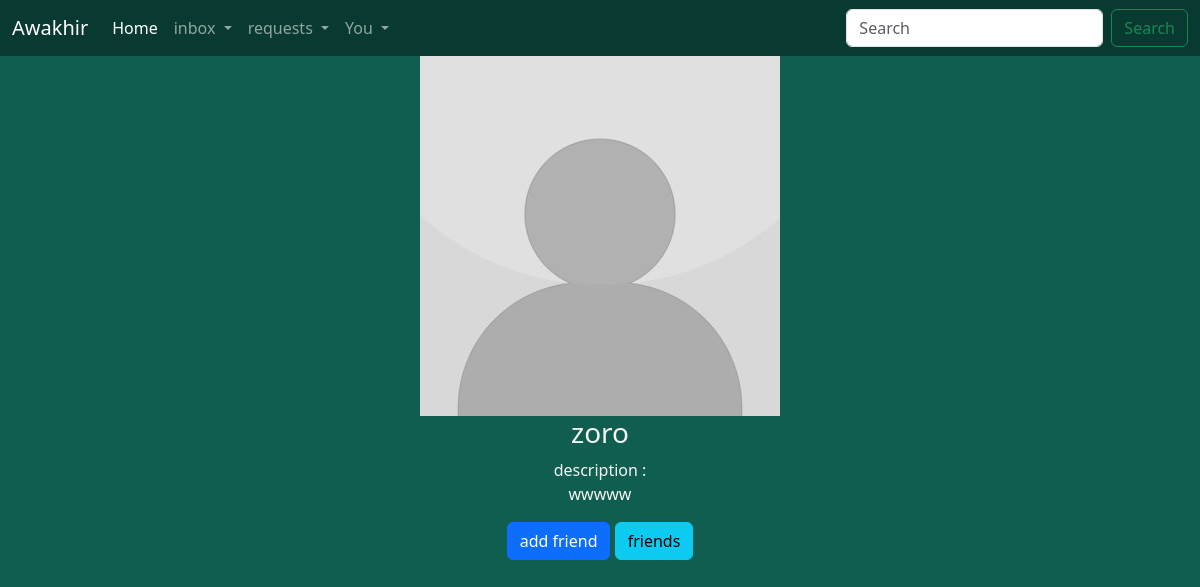
The app's page /account/zoro (signed in) with its own data.
### main/models.py (models this page shows)
class User(AbstractUser):
    image = models.ImageField(default="default.jpg")
    bio = models.TextField(blank=True,null=True)
    friends = models.ManyToManyField('self')
    saves = models.ManyToManyField('Post',related_name="saved_posts")

### main/views.py (the view)
# urls.py: path("account/<str:name>",views.others,name="others_profile"),
@login_required(login_url="/login")
def others(request,name):
    var = 'add friend'
    user = models.User.objects.get(username =name)
    if user.id == request.user.id :
        return redirect("/profile")
    if user in request.user.friends.all():
        var = "unfriend"
        return render(request,"others.html",{"user":user,"var":var})
    try:
        x = request.user.send.get(rec = user)
        var = "cancel request"
        return render(request,"others.html",{"user":user,"var":var})
    except models.Requests.DoesNotExist:
        pass
    try:
        x = request.user.rcvd.get(send = user)
        var = "accept request"
        return render(request,"others.html",{"user":user,"var":var})
    except models.Requests.DoesNotExist:
        pass
    return render(request,"others.html",{"user":user,"var":var})

### main/templates/others.html (shortened to what this page needs)
{% extends 'base.html' %}
{% block body %}
{% load static %}
<div id="profile">
    <img src="{{user.image.url}}" id="profile_image">
    <h3>{{user.username}}</h3>
    <p>description :<br>{{user.bio}}</p>
    {% if var == "cancel request" %}
    <a href="/cancel/{{user.id}}"><button class="btn btn-primary" >{{var}}</button></a>
    {% elif var == "accept request" %}
    <a href="/accept/{{user.id}}"><button class="btn btn-primary" >{{var}}</button></a>
    {% else %}
    <a href="/add/{{user.id}}"><button class="btn btn-primary" >{{var}}</button></a>
    {% endif %}
    <button class="btn btn-info" id="friends-list" data-id="{{user.id}}">friends</button>
</div>
{% endblock %}

### static/style.css (style rules this page uses)
body { background-color: rgb(15, 94, 80); color: whitesmoke; }
#profile { text-align: center; word-wrap: break-word; }
#profile_image { width: 30%; height: auto; }

### records on screen
User: image (placeholder picture), username "zoro", bio "wwwww"

### other values on screen
{{ var }} "add friend"
